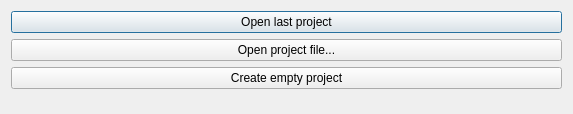
<?xml version="1.0" encoding="UTF-8"?>
<ui version="4.0">
 <class>StartDialog</class>
 <widget class="QDialog" name="StartDialog">
  <property name="geometry">
   <rect>
    <x>0</x>
    <y>0</y>
    <width>573</width>
    <height>114</height>
   </rect>
  </property>
  <property name="windowTitle">
   <string>Please choose...</string>
  </property>
  <layout class="QVBoxLayout" name="verticalLayout">
   <item>
    <widget class="QPushButton" name="bLoadLast">
     <property name="text">
      <string>Open last project</string>
     </property>
    </widget>
   </item>
   <item>
    <widget class="QPushButton" name="bBrowseProject">
     <property name="text">
      <string>Open project file...</string>
     </property>
    </widget>
   </item>
   <item>
    <widget class="QPushButton" name="bCreateEmpty">
     <property name="text">
      <string>Create empty project</string>
     </property>
    </widget>
   </item>
   <item>
    <spacer name="verticalSpacer">
     <property name="orientation">
      <enum>Qt::Vertical</enum>
     </property>
     <property name="sizeHint" stdset="0">
      <size>
       <width>20</width>
       <height>40</height>
      </size>
     </property>
    </spacer>
   </item>
  </layout>
 </widget>
 <resources/>
 <connections>
  <connection>
   <sender>bLoadLast</sender>
   <signal>clicked()</signal>
   <receiver>StartDialog</receiver>
   <slot>openLastProject()</slot>
   <hints>
    <hint type="sourcelabel">
     <x>286</x>
     <y>20</y>
    </hint>
    <hint type="destinationlabel">
     <x>286</x>
     <y>56</y>
    </hint>
   </hints>
  </connection>
  <connection>
   <sender>bBrowseProject</sender>
   <signal>clicked()</signal>
   <receiver>StartDialog</receiver>
   <slot>openProjectFile()</slot>
   <hints>
    <hint type="sourcelabel">
     <x>286</x>
     <y>49</y>
    </hint>
    <hint type="destinationlabel">
     <x>286</x>
     <y>56</y>
    </hint>
   </hints>
  </connection>
  <connection>
   <sender>bCreateEmpty</sender>
   <signal>clicked()</signal>
   <receiver>StartDialog</receiver>
   <slot>createEmptyProject()</slot>
   <hints>
    <hint type="sourcelabel">
     <x>286</x>
     <y>78</y>
    </hint>
    <hint type="destinationlabel">
     <x>286</x>
     <y>56</y>
    </hint>
   </hints>
  </connection>
 </connections>
 <slots>
  <slot>openLastProject()</slot>
  <slot>openProjectFile()</slot>
  <slot>createEmptyProject()</slot>
 </slots>
</ui>
